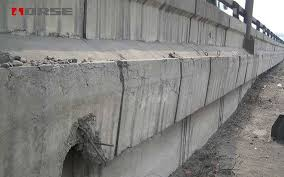
#> input picture bridge.jpg, 284 x 177 px
$ python main.py
#> lines starting #> are read from the running program, lines starting #| are printed output that depends on the picture; after the words box and inside, x2 and y2 are one past the last pixel; in counts of white or black regions, pixels touching at a corner belong together
import cv2
import numpy as np
import matplotlib.pyplot as plt
import matplotlib.gridspec as gridspec
import sys

# ─────────────────────────────────────────────
#  CONFIG
# ─────────────────────────────────────────────
IMAGE_PATH  = "bridge.jpg"        # place bridge.jpg next to this script
OUTPUT_PATH = "crack_detection_result.png"

# ─────────────────────────────────────────────
#  STAGE FUNCTIONS
# ─────────────────────────────────────────────

def load_original(path: str) -> np.ndarray:
    """Load image in BGR → convert to RGB for display."""
    img = cv2.imread(path)
    if img is None:
        print(f"[ERROR] Could not read '{path}'.")
        print("  Make sure bridge.jpg is in the same folder as main.py.")
        sys.exit(1)
    return cv2.cvtColor(img, cv2.COLOR_BGR2RGB)


def stage1_grayscale_denoise(rgb: np.ndarray) -> np.ndarray:
    """
    Stage 1 – Grayscale + Noise Removal
      • Convert to grayscale
      • Non-Local Means denoising  ← preserves edges better than Gaussian
    """
    gray     = cv2.cvtColor(rgb, cv2.COLOR_RGB2GRAY)
    denoised = cv2.fastNlMeansDenoising(gray, h=9,
                                        templateWindowSize=7,
                                        searchWindowSize=21)
    return denoised


def stage2_enhance(gray: np.ndarray) -> np.ndarray:
    """
    Stage 2 – Contrast Enhancement
      • CLAHE  ← boosts local contrast without blowing highlights
      • Unsharp mask ← sharpens fine crack edges
    """
    clahe    = cv2.createCLAHE(clipLimit=3.0, tileGridSize=(8, 8))
    enhanced = clahe.apply(gray)

    blur  = cv2.GaussianBlur(enhanced, (0, 0), sigmaX=2)
    sharp = cv2.addWeighted(enhanced, 1.6, blur, -0.6, 0)
    return sharp


def stage3_threshold(enhanced: np.ndarray) -> np.ndarray:
    """
    Stage 3 – Adaptive Thresholding
      • Gaussian adaptive threshold handles uneven concrete illumination
      • Morphological open+close removes speckles & closes crack gaps
    """
    thresh = cv2.adaptiveThreshold(
        enhanced,
        maxValue=255,
        adaptiveMethod=cv2.ADAPTIVE_THRESH_GAUSSIAN_C,
        thresholdType=cv2.THRESH_BINARY_INV,
        blockSize=15,
        C=4
    )
    kernel  = cv2.getStructuringElement(cv2.MORPH_RECT, (2, 2))
    cleaned = cv2.morphologyEx(thresh,   cv2.MORPH_OPEN,  kernel, iterations=1)
    closed  = cv2.morphologyEx(cleaned,  cv2.MORPH_CLOSE, kernel, iterations=1)
    return closed


def stage4_crack_detection(original_rgb: np.ndarray,
                            thresh: np.ndarray) -> np.ndarray:
    """
    Stage 4 – Crack Detection & Highlighted Overlay
      • Dilate mask for visibility
      • Filter contours by area (remove noise)
      • Semi-transparent red fill on crack regions
      • Neon-green contour outlines + cyan bounding boxes + labels
      • Stats banner at top
    """
    k_dilate = cv2.getStructuringElement(cv2.MORPH_RECT, (3, 3))
    mask     = cv2.dilate(thresh, k_dilate, iterations=2)

    contours, _ = cv2.findContours(mask, cv2.RETR_EXTERNAL,
                                   cv2.CHAIN_APPROX_SIMPLE)
    min_area = 50
    cracks   = [c for c in contours if cv2.contourArea(c) >= min_area]

    result  = original_rgb.copy()

    # Semi-transparent red fill
    overlay = result.copy()
    cv2.drawContours(overlay, cracks, -1, (220, 30, 30), thickness=cv2.FILLED)
    cv2.addWeighted(overlay, 0.45, result, 0.55, 0, result)

    # Neon-green contour outlines
    cv2.drawContours(result, cracks, -1, (0, 255, 80), thickness=1)

    # Cyan bounding boxes + labels
    for i, cnt in enumerate(cracks, 1):
        x, y, w, h = cv2.boundingRect(cnt)
        cv2.rectangle(result, (x, y), (x + w, y + h), (0, 230, 255), thickness=1)
        cv2.putText(result, f"C{i}", (x, max(y - 4, 10)),
                    cv2.FONT_HERSHEY_SIMPLEX, 0.38,
                    (255, 255, 0), 1, cv2.LINE_AA)

    # Stats banner
    total_px  = int(np.sum(mask > 0))
    total_img = mask.shape[0] * mask.shape[1]
    pct       = total_px / total_img * 100

    cv2.rectangle(result, (0, 0), (result.shape[1], 28), (20, 20, 20), cv2.FILLED)
    cv2.putText(result,
                f"Cracks detected: {len(cracks)}  |  "
                f"Affected area: {pct:.2f}%  |  "
                f"Crack pixels: {total_px:,}",
                (8, 19),
                cv2.FONT_HERSHEY_SIMPLEX, 0.52,
                (0, 255, 180), 1, cv2.LINE_AA)

    return result


# ─────────────────────────────────────────────
#  PANEL COMPOSER
# ─────────────────────────────────────────────

def build_panel(original, gray_denoised, enhanced, thresh, detection):
    """5-panel figure showing every processing stage."""
    fig = plt.figure(figsize=(22, 9), facecolor="#0d0d0d")
    fig.suptitle(
        "BRIDGE CRACK DETECTION  —  IMAGE PROCESSING PIPELINE",
        fontsize=15, fontweight="bold",
        color="#e8e8e8", y=0.97, fontfamily="monospace"
    )

    gs = gridspec.GridSpec(1, 5, figure=fig,
                           left=0.02, right=0.98,
                           top=0.88, bottom=0.06,
                           wspace=0.04)

    stages = [
        (original,      "ORIGINAL",               "color"),
        (gray_denoised, "GRAYSCALE + DENOISED",    "gray"),
        (enhanced,      "CLAHE + SHARPENED",       "gray"),
        (thresh,        "ADAPTIVE THRESHOLD",      "gray"),
        (detection,     "CRACK DETECTION OVERLAY", "color"),
    ]
    colors = ["#60c8ff", "#a8ff78", "#ffd86e", "#ff8c42", "#ff4d6d"]

    for col, (img, title, mode) in enumerate(stages):
        ax = fig.add_subplot(gs[0, col])
        ax.imshow(img, cmap=("gray" if mode == "gray" else None))
        ax.set_title(title, color=colors[col],
                     fontsize=8.5, fontweight="bold",
                     fontfamily="monospace", pad=6)
        ax.axis("off")
        for spine in ax.spines.values():
            spine.set_edgecolor(colors[col])
            spine.set_linewidth(1.2)
            spine.set_visible(True)
        ax.text(0.03, 0.97, f"STAGE {col + 1}",
                transform=ax.transAxes,
                color=colors[col], fontsize=7, fontweight="bold",
                fontfamily="monospace", va="top", ha="left",
                bbox=dict(boxstyle="round,pad=0.2", facecolor="#0d0d0d",
                          alpha=0.7, edgecolor=colors[col], linewidth=0.8))
    return fig


# ─────────────────────────────────────────────
#  MAIN
# ─────────────────────────────────────────────

def run():
    print("=" * 55)
    print("  BRIDGE CRACK DETECTION PIPELINE")
    print("=" * 55)

    print(f"[1/5] Loading '{IMAGE_PATH}' …")
    original = load_original(IMAGE_PATH)
#> in load_original, img is the input picture: shape (177, 284, 3); mean B, G, R 127.6, 130, 130.7
    h, w = original.shape[:2]
#> h = 177; w = 284
    print(f"      Image: {w} × {h} px")
#|       Image: 284 × 177 px

    print("[2/5] Stage 1 – Grayscale + Noise Removal …")
    gray_denoised = stage1_grayscale_denoise(original)

    print("[3/5] Stage 2 – CLAHE + Unsharp Enhancement …")
    enhanced = stage2_enhance(gray_denoised)
#> in stage2_enhance, `sharp = cv2.addWeighted(enhanced, 1.6, blur, -0.6, 0)`:
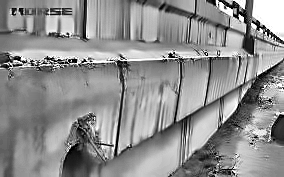
#> sharp: shape (177, 284); min 0, max 255, mean 142.8

    print("[4/5] Stage 3 – Adaptive Thresholding …")
    thresh = stage3_threshold(enhanced)
#> in stage3_threshold, `thresh = cv2.adaptiveThreshold( enhanced, maxValue=255, adaptiveMethod..`:
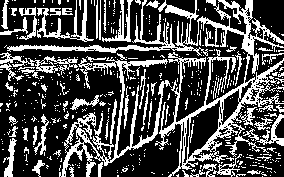
#> thresh: shape (177, 284); 30.3% white in thin lines or dots
#> in stage3_threshold, `cleaned = cv2.morphologyEx(thresh,   cv2.MORPH_OPEN,  kernel, iteratio..`: cleaned: shape (177, 284); 22.8% white; 364 white regions (253 under 20 px), largest, box (x1, y1, x2, y2) and area: (198, 0, 276, 56) 790, (111, 60, 168, 164) 714, (8, 46, 161, 54) 583
#> in stage3_threshold, `closed  = cv2.morphologyEx(cleaned,  cv2.MORPH_CLOSE, kernel, iteratio..`: closed: shape (177, 284); 23.8% white; 228 white regions (146 under 20 px), largest, box (x1, y1, x2, y2) and area: (95, 56, 250, 177) 2193, (9, 11, 177, 55) 910, (199, 0, 277, 75) 904

    print("[5/5] Stage 4 – Crack Detection & Overlay …")
    detection = stage4_crack_detection(original, thresh)
#> in stage4_crack_detection, `mask     = cv2.dilate(thresh, k_dilate, iterations=2)`:
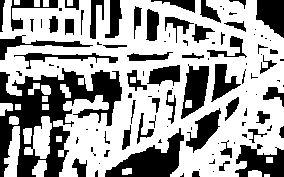
#> mask: shape (177, 284); 63.1% white; 108 black regions (54 under 20 px)
#> in stage4_crack_detection, `contours, _ = cv2.findContours(mask, cv2.RETR_EXTERNAL, cv2.CHAIN_APPR..`: contours = 22 contours, 1 with area under 20; largest, box (x1, y1, x2, y2) and area: (0, 0, 284, 177) 34769, (24, 116, 52, 159) 584, (4, 126, 20, 177) 464, (32, 160, 47, 177) 159, (23, 128, 32, 144) 102
#> in stage4_crack_detection, `cracks   = [c for c in contours if cv2.contourArea(c) >= min_area]`: cracks = 11 contours; largest, box (x1, y1, x2, y2) and area: (0, 0, 284, 177) 34769, (24, 116, 52, 159) 584, (4, 126, 20, 177) 464, (32, 160, 47, 177) 159, (23, 128, 32, 144) 102
#> in stage4_crack_detection, `cv2.drawContours(overlay, cracks, -1, (220, 30, 30), thickness=cv2.FIL..`:
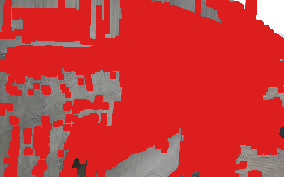
#> overlay: shape (177, 284, 3); mean R, G, B 199.8, 56.2, 55.4
#> in stage4_crack_detection, `cv2.drawContours(result, cracks, -1, (0, 255, 80), thickness=1)`:
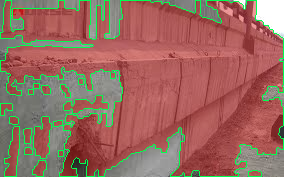
#> result: shape (177, 284, 3); mean R, G, B 152.3, 106.7, 95.2
#> the loop in stage4_crack_detection, `for i, cnt in enumerate(cracks, 1):` made 11 passes
#> (x, y, w, h) on passes 1 to 11: (248, 170, 14, 7), (32, 160, 15, 17), (23, 128, 9, 16), (4, 126, 16, 51), (24, 116, 28, 43), (9, 116, 10, 9), (0, 103, 13, 13), (41, 85, 10, 10), (60, 84, 11, 14), (28, 83, 12, 12), (0, 0, 284, 177)
#> after the loop in stage4_crack_detection, `for i, cnt in enumerate(cracks, 1):`:
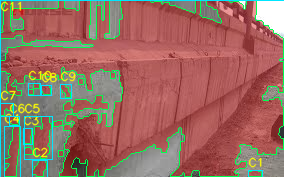
#> result: shape (177, 284, 3); 4.34% of pixels changed, all inside (x1, y1, x2, y2) = (0, 0, 284, 177)
#> in stage4_crack_detection, `total_px  = int(np.sum(mask > 0))`: total_px = 31716
#> in stage4_crack_detection, `pct       = total_px / total_img * 100`: pct = 63.09
#> in stage4_crack_detection, `cv2.putText(result, f"Cracks detected: {len(cracks)}  |  " f"Affected ..`:
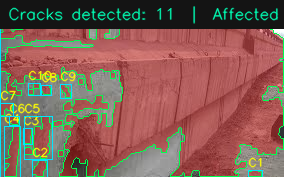
#> result: shape (177, 284, 3); mean R, G, B 129.6, 95.7, 84.4

    print("\n  Composing panel figure …")
    fig = build_panel(original, gray_denoised, enhanced, thresh, detection)
#> the loop in build_panel, `for col, (img, title, mode) in enumerate(stages):` made 5 passes
    fig.savefig(OUTPUT_PATH, dpi=180, bbox_inches="tight",
                facecolor=fig.get_facecolor())
    print(f"  Saved → '{OUTPUT_PATH}'")

    plt.show()
    print("\n  Done. Close the window to exit.")


if __name__ == "__main__":
    run()
